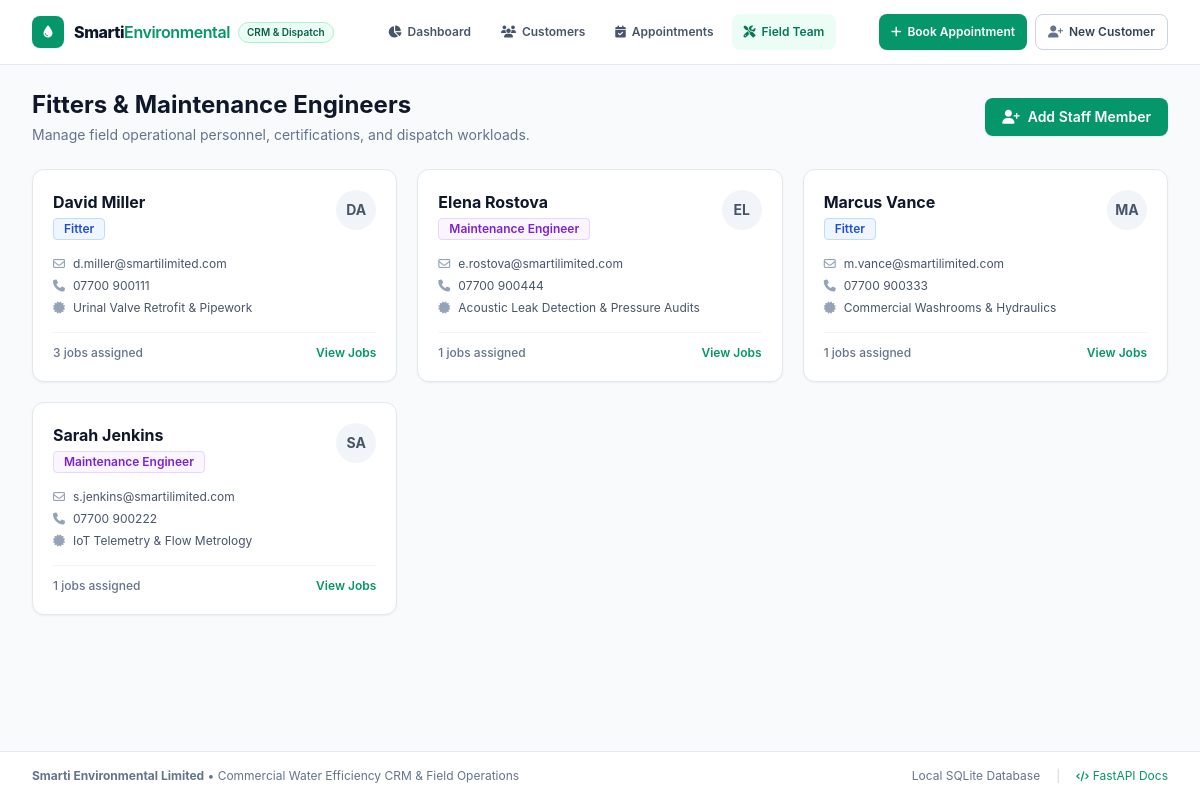
Screenshot of /staff with the database file from the repository.
### app/models.py (models this page shows)
class Staff(Base):
    __tablename__ = "staff"
    id = Column(Integer, primary_key=True, index=True)
    name = Column(String(120), nullable=False)
    role = Column(String(60), nullable=False)  # Fitter, Maintenance Engineer
    email = Column(String(120), nullable=False)
    phone = Column(String(40), nullable=False)
    specialism = Column(String(120), default="Water Systems & Sensors")
    is_active = Column(Integer, default=1)
    jobs = relationship("Job", back_populates="staff")

### main.py (the view)
@app.get("/staff", response_class=HTMLResponse)
def list_staff(request: Request, db: Session = Depends(get_db)):
    staff = crud.get_staff_members(db)
    return templates.TemplateResponse(
        request=request,
        name="staff.html",
        context={"active_page": "staff", "staff": staff}
    )

### app/templates/staff.html (shortened to what this page needs)
{% extends "base.html" %}
{% block content %}
<div class="space-y-6">
    <div class="flex flex-col sm:flex-row sm:items-center justify-between gap-4">
        <div>
            <h1 class="text-2xl font-bold text-slate-900">Fitters & Maintenance Engineers</h1>
            <p class="text-sm text-slate-500 mt-1">Manage field operational personnel, certifications, and dispatch workloads.</p>
        </div>
        <button onclick="document.getElementById('addStaffModal').classList.remove('hidden')" class="inline-flex items-center px-4 py-2 border border-transparent text-sm font-semibold rounded-lg shadow-sm text-white bg-emerald-600 hover:bg-emerald-700 transition">
            <i class="fa-solid fa-user-plus mr-2"></i> Add Staff Member
        </button>
    </div>
    <div class="grid grid-cols-1 md:grid-cols-2 lg:grid-cols-3 gap-5">
        {% for member in staff %}
        <div class="bg-white rounded-xl border border-slate-200 p-5 shadow-sm space-y-4 hover:border-slate-300 transition">
            <div class="flex items-start justify-between">
                <div>
                    <h2 class="text-base font-bold text-slate-900">{{ member.name }}</h2>
                    <span class="inline-block mt-1 px-2.5 py-0.5 rounded text-xs font-semibold
                        {% if member.role == 'Fitter' %}bg-blue-50 text-blue-700 border border-blue-200
                        {% else %}bg-purple-50 text-purple-700 border border-purple-200{% endif %}">
                        {{ member.role }}
                    </span>
                </div>
                <div class="w-10 h-10 rounded-full bg-slate-100 flex items-center justify-center text-slate-600 font-bold text-sm">
                    {{ member.name[:2]|upper }}
                </div>
            </div>
            <div class="space-y-1.5 text-xs text-slate-600">
                <div><i class="fa-regular fa-envelope text-slate-400 mr-2"></i>{{ member.email }}</div>
                <div><i class="fa-solid fa-phone text-slate-400 mr-2"></i>{{ member.phone }}</div>
                <div><i class="fa-solid fa-certificate text-slate-400 mr-2"></i>{{ member.specialism }}</div>
            </div>
            <div class="pt-3 border-t border-slate-100 flex items-center justify-between text-xs">
                <span class="text-slate-500 font-medium">{{ member.jobs|length }} jobs assigned</span>
                <a href="/jobs?staff={{ member.id }}" class="text-emerald-600 hover:underline font-semibold">View Jobs</a>
            </div>
        </div>
        {% endfor %}
    </div>
</div>
{% endblock %}

### app/templates/base.html (style rules this page uses)
body { font-family: -apple-system, BlinkMacSystemFont, "Segoe UI", Roboto, Helvetica, Arial, sans-serif; }

### rows the page displays
Staff: name "David Miller", role "Fitter", name "DA", email "d.miller@smartilimited.com", phone "07700 900111", specialism "Urinal Valve Retrofit & Pipework", jobs|length "3"
Staff: name "Elena Rostova", role "Maintenance Engineer", name "EL", email "e.rostova@smartilimited.com", phone "07700 900444", specialism "Acoustic Leak Detection & Pressure Audits", jobs|length "1"
Staff: name "Marcus Vance", role "Fitter", name "MA", email "m.vance@smartilimited.com", phone "07700 900333", specialism "Commercial Washrooms & Hydraulics", jobs|length "1"
Staff: name "Sarah Jenkins", role "Maintenance Engineer", name "SA", email "s.jenkins@smartilimited.com", phone "07700 900222", specialism "IoT Telemetry & Flow Metrology", jobs|length "1"
